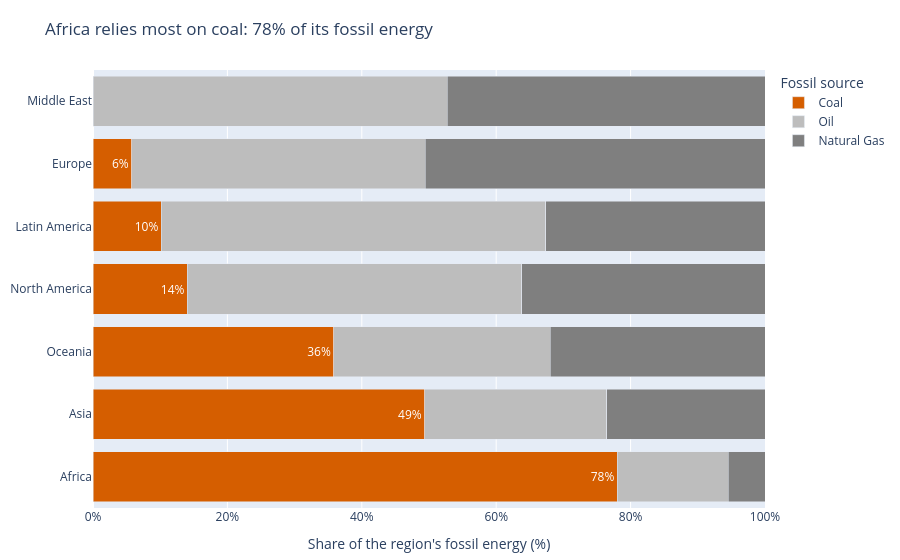

The notebook cell this image was saved under:
### Markdown cell above
## Task 3 — 100% stacked bar: which region relies most on coal?

**What to build:** A horizontal 100% stacked bar chart showing, for each **Region**, how its fossil energy splits between Coal, Oil and Natural Gas. This is the **same data as your Task 1 treemap**, visualised a second way.

**Requirements:**
- Reuse `df_fossil` from Task 1; aggregate TWh by `Region` × `Source` and convert to **shares of each region's fossil total**
- Horizontal bars, regions **sorted by coal share** (highest at the top)
- Coal is the segment on the baseline (first in `category_orders`) and the **only coloured segment** — keep it the same colour as in Task 1; Oil and Natural Gas in two greys
- Percentage labels on the coal segments only
- Insight title naming the most coal-dependent region and its coal share

> 💡 `df.groupby('Region')['TWh'].transform('sum')` gives each row its region total

### Code cell
# Task 3 — 100% stacked bar: fossil mix by region
df_fossil = df.loc[df['Source_Type'] == 'Fossil'].copy()

reg = df_fossil.groupby(['Region', 'Source'], as_index=False)['TWh'].sum()
reg['Share'] = reg['TWh'] / reg.groupby('Region')['TWh'].transform('sum') * 100

# Coal share per region (0 if a region has no coal), for sorting and the title
coal_share = (reg.loc[reg['Source'] == 'Coal']
                 .set_index('Region')['Share']
                 .reindex(reg['Region'].unique(), fill_value=0))

# Plotly draws the first category at the bottom, so ascending order puts the highest coal share on top
region_order = coal_share.sort_values(ascending=True).index.tolist()
top_coal_region = region_order[-1]

source_order = ['Coal', 'Oil', 'Natural Gas']   # Coal first = on the baseline
coal_colour = '#D55E00'                         # must match the Coal colour in Task 1

fig3 = px.bar(
    reg, x='Share', y='Region', color='Source', orientation='h',
    category_orders={'Region': region_order, 'Source': source_order},
    color_discrete_map={'Coal': coal_colour, 'Oil': '#BDBDBD', 'Natural Gas': '#7F7F7F'},
    title=(f"{top_coal_region} relies most on coal: "
           f"{coal_share[top_coal_region]:.0f}% of its fossil energy"),
)

# Percentage labels on the coal segments only
for trace in fig3.data:
    if trace.name == 'Coal':
        trace.text = [f'{v:.0f}%' for v in trace.x]
        trace.textposition = 'inside'
        trace.textfont = dict(color='white')
    else:
        trace.text = None

fig3.update_layout(
    barmode='stack',
    xaxis=dict(title="Share of the region's fossil energy (%)", range=[0, 100], ticksuffix='%'),
    yaxis_title=None,
    legend_title_text='Fossil source',
    margin=dict(t=70, l=10, r=10, b=40),
)
fig3.show()

### Figure 1 — Plotly figure (JSON) as saved in the notebook; plotly's stock layout.template omitted (floating-point values rounded to 4 significant figures)
{"data": [{"hovertemplate": "Source=Coal<br>Share=%{x}<br>Region=%{y}<extra></extra>", "legendgroup": "Coal", "marker": {"color": "#D55E00", "pattern": {"shape": ""}}, "name": "Coal", "orientation": "h", "showlegend": true, "text": ["78%", "49%", "6%", "10%", "14%", "36%"], "textfont": {"color": "white"}, "textposition": "inside", "type": "bar", "x": [78.04, 49.37, 5.765, 10.19, 14.06, 35.85], "xaxis": "x", "y": ["Africa", "Asia", "Europe", "Latin America", "North America", "Oceania"], "yaxis": "y"}, {"hovertemplate": "Source=Oil<br>Share=%{x}<br>Region=%{y}<extra></extra>", "legendgroup": "Oil", "marker": {"color": "#BDBDBD", "pattern": {"shape": ""}}, "name": "Oil", "orientation": "h", "showlegend": true, "textposition": "auto", "type": "bar", "x": [16.48, 27.11, 43.64, 57.18, 52.71, 49.73, 32.23], "xaxis": "x", "y": ["Africa", "Asia", "Europe", "Latin America", "Middle East", "North America", "Oceania"], "yaxis": "y"}, {"hovertemplate": "Source=Natural Gas<br>Share=%{x}<br>Region=%{y}<extra></extra>", "legendgroup": "Natural Gas", "marker": {"color": "#7F7F7F", "pattern": {"shape": ""}}, "name": "Natural Gas", "orientation": "h", "showlegend": true, "textposition": "auto", "type": "bar", "x": [5.476, 23.52, 50.59, 32.64, 47.29, 36.21, 31.92], "xaxis": "x", "y": ["Africa", "Asia", "Europe", "Latin America", "Middle East", "North America", "Oceania"], "yaxis": "y"}], "layout": {"barmode": "stack", "legend": {"title": {"text": "Fossil source"}, "tracegroupgap": 0}, "margin": {"b": 40, "l": 10, "r": 10, "t": 70}, "title": {"text": "Africa relies most on coal: 78% of its fossil energy"}, "xaxis": {"anchor": "y", "domain": [0, 1], "range": [0, 100], "ticksuffix": "%", "title": {"text": "Share of the region's fossil energy (%)"}}, "yaxis": {"anchor": "x", "categoryarray": ["Africa", "Asia", "Oceania", "North America", "Latin America", "Europe", "Middle East"], "categoryorder": "array", "domain": [0, 1], "title": {}}}}
